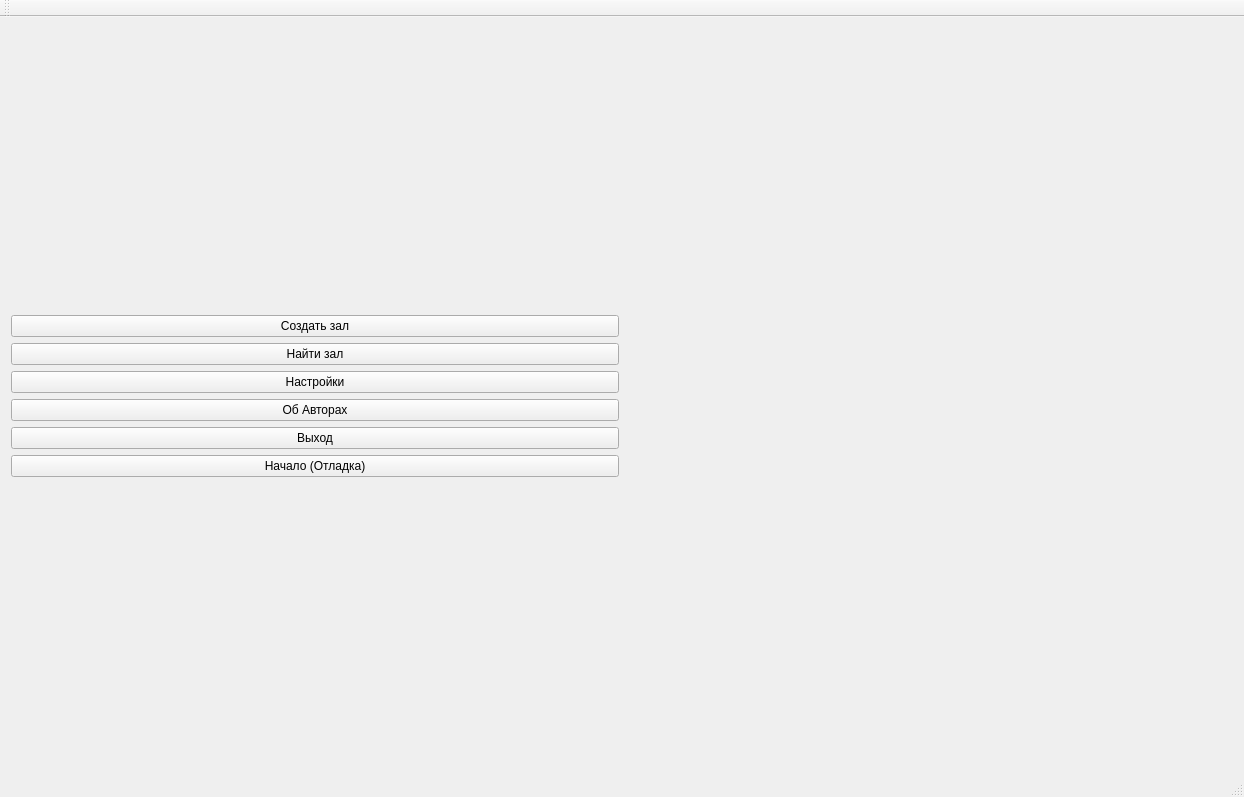
<?xml version="1.0" encoding="UTF-8"?>
<ui version="4.0">
 <class>Before_The_Game</class>
 <widget class="QMainWindow" name="Before_The_Game">
  <property name="geometry">
   <rect>
    <x>0</x>
    <y>0</y>
    <width>1244</width>
    <height>797</height>
   </rect>
  </property>
  <property name="windowTitle">
   <string>Main_Application</string>
  </property>
  <widget class="QWidget" name="centralWidget">
   <layout class="QGridLayout" name="gridLayout_3">
    <item row="0" column="0">
     <layout class="QGridLayout" name="gridLayout">
      <item row="2" column="0">
       <widget class="QPushButton" name="Settings">
        <property name="text">
         <string>Настройки</string>
        </property>
       </widget>
      </item>
      <item row="0" column="0">
       <widget class="QPushButton" name="Create_Lobby">
        <property name="text">
         <string>Создать зал</string>
        </property>
       </widget>
      </item>
      <item row="3" column="0">
       <widget class="QPushButton" name="About_Authors">
        <property name="text">
         <string>Об Авторах</string>
        </property>
       </widget>
      </item>
      <item row="1" column="0">
       <widget class="QPushButton" name="Find_Lobby">
        <property name="text">
         <string>Найти зал</string>
        </property>
       </widget>
      </item>
      <item row="5" column="0">
       <widget class="QPushButton" name="btnHide">
        <property name="text">
         <string>Начало (Отладка)</string>
        </property>
       </widget>
      </item>
      <item row="4" column="0">
       <widget class="QPushButton" name="pushButton">
        <property name="text">
         <string>Выход</string>
        </property>
       </widget>
      </item>
     </layout>
    </item>
    <item row="0" column="1">
     <layout class="QGridLayout" name="gridLayout_2">
      <item row="0" column="0">
       <widget class="start_new_room" name="Strt_New_Room" native="true"/>
      </item>
     </layout>
    </item>
   </layout>
  </widget>
  <widget class="QMenuBar" name="menuBar">
   <property name="geometry">
    <rect>
     <x>0</x>
     <y>0</y>
     <width>1244</width>
     <height>20</height>
    </rect>
   </property>
  </widget>
  <widget class="QToolBar" name="mainToolBar">
   <attribute name="toolBarArea">
    <enum>TopToolBarArea</enum>
   </attribute>
   <attribute name="toolBarBreak">
    <bool>false</bool>
   </attribute>
  </widget>
  <widget class="QStatusBar" name="statusBar"/>
 </widget>
 <layoutdefault spacing="6" margin="11"/>
 <customwidgets>
  <customwidget>
   <class>start_new_room</class>
   <extends>QWidget</extends>
   <header location="global">start_new_room.h</header>
   <container>1</container>
  </customwidget>
 </customwidgets>
 <resources/>
 <connections/>
</ui>
